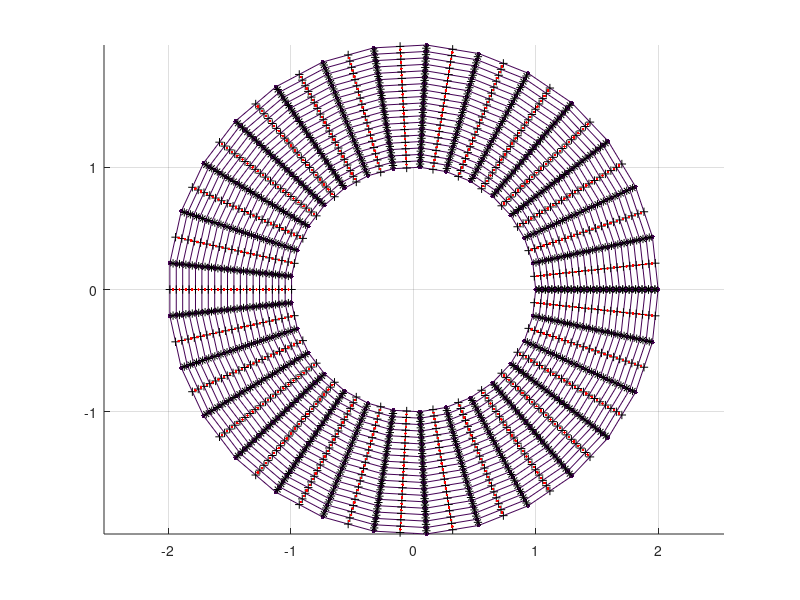

This chart was generated by the following MATLAB code: (Note: this script raises an error after producing the figure.)
% Tests the 2D curvilinear divergence
clc
close all

addpath('../../src/mole_MATLAB')

% Parameters
k = 2;
m = 20;
n = 30;

% Grid
r1 = 1; % Inner radius
r2 = 2; % Outer radius
nR = linspace(r1, r2, m) ;
nT = linspace(0, 2*pi, n) ;
[R, T] = meshgrid(nR, nT) ;
% Convert grid to cartesian coordinates
X = R.*cos(T);
Y = R.*sin(T);

% Test on another grid
% [X, Y] = genCurvGrid(n, m);

mesh(X, Y, zeros(n, m), 'Marker', '.', 'MarkerSize', 10)
%    Az  El
view([0 90])
axis equal
hold on

[n, m] = size(X);
n = n-1;
m = m-1;

Ux = (X(1:end-1, :) + X(2:end, :))/2;
Uy = (Y(1:end-1, :) + Y(2:end, :))/2;
scatter3(Ux(:), Uy(:), zeros(n*(m+1), 1), '+', 'MarkerEdgeColor', 'k')

Vx = (X(:, 1:end-1) + X(:, 2:end))/2;
Vy = (Y(:, 1:end-1) + Y(:, 2:end))/2;
scatter3(Vx(:), Vy(:), zeros((n+1)*m, 1), '*', 'MarkerEdgeColor', 'k')

Cx = (Vx(1:end-1, :) + Vx(2:end, :))/2;
Cy = (Uy(:, 1:end-1) + Uy(:, 2:end))/2;
scatter3(Cx(:), Cy(:), zeros(n*m, 1), '.', 'MarkerEdgeColor', 'r')

%% Interpolators
% Some useful numbers
num_nodes = (m+1)*(n+1);
num_centers = (m+2)*(n+2);
num_u = (m+1)*n;
num_v = m*(n+1);

% MOLE Interpolator Matrices of 'k' order
NtoC = interpolNodesToCenters2D(k, n, m);
CtoF = interpolCentersToFacesD2D(k, n, m); % V is the top part!!

% Center to specific face, u or v
CtoV = CtoF(1:(n+1)*m, 1:num_centers);
CtoU = CtoF((n+1)*m+1:end, num_centers+1:end);

% Node to X interpolator is pre-multiplied
NtoU = CtoU * NtoC;
NtoV = CtoV * NtoC;

% Interpolate U values
Ugiven = sin(X);
U = NtoU * Ugiven(:);
U = reshape(U,n,m+1);

% Interpolate V values
Vgiven = cos(Y);
V = NtoV * Vgiven(:);
V = reshape(V,n+1,m);

Cgiven = cos(X)-sin(Y);
C = NtoC * Cgiven(:);
C = reshape(C,n+2,m+2);

% Interpolate Nodal grid to centered grid.
Cx = NtoC * X(:);
Cx = reshape(Cx,n+2,m+2);

Cy = NtoC * Y(:);
Cy = reshape(Cy, n+2,m+2);

scatter3(Cx(:), Cy(:), zeros((m+2)*(n+2), 1), 'o', 'MarkerEdgeColor', 'r')
legend('Nodal points', 'u', 'v', 'Centers', 'All centers')
hold off

tic
D = div2DCurv(k, X, Y);
toc

Ccomp = D*[reshape(U', [], 1); reshape(V', [], 1)];
Ccomp = reshape(Ccomp, m+2, n+2);

figure
subplot(2, 1, 1)
surf(Cx(2:end-1, 2:end-1), Cy(2:end-1, 2:end-1), C(2:end-1, 2:end-1), 'EdgeColor', 'none');
view([0 90])
colorbar
title('Exact')
xlabel('x')
ylabel('y')
axis equal
shading interp
subplot(2, 1, 2)
surf(Cx(2:end-1, 2:end-1), Cy(2:end-1, 2:end-1), Ccomp(2:end-1, 2:end-1)', 'EdgeColor', 'none')
view([0 90])
colorbar
title('Approx')
xlabel('x')
ylabel('y')
axis equal
shading interp
